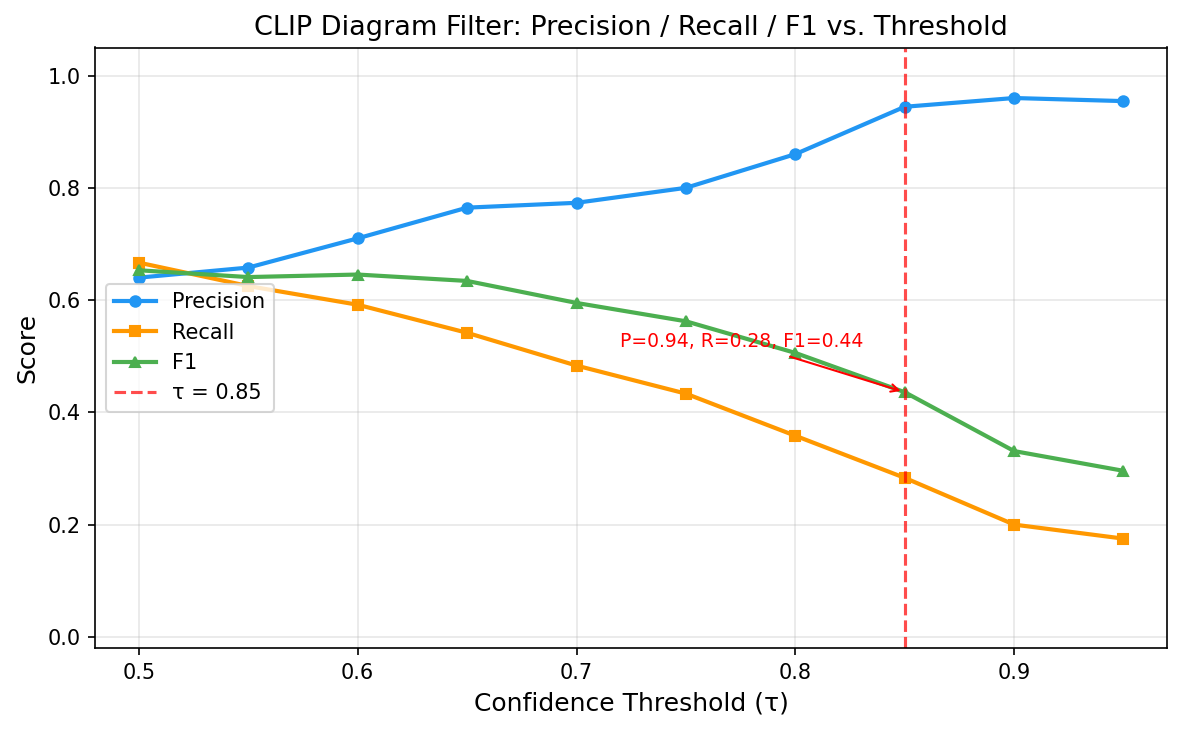

Source code (Python):
"""
[A2] CLIP Threshold Sensitivity Analysis.

Uses the annotated subset from [A1] to sweep the CLIP confidence threshold
and show how it affects precision/recall/F1 for the "diagram" class.

Outputs:
  - threshold_sweep.png   — P/R/F1 vs. threshold plot
  - threshold_table.json  — metrics at key thresholds
  - dataset_retention.json — extrapolated dataset-wide retention per threshold
  - report.txt            — human-readable summary

Usage:
    python threshold_sweep.py
"""

import json
import os
from pathlib import Path

import numpy as np

# ── Config ──────────────────────────────────────────────────────────────
SCRIPT_DIR = Path(__file__).parent
A1_DIR = SCRIPT_DIR.parent / "clip_router_audit"
SAMPLE_PATH = A1_DIR / "sample.jsonl"
ANNOTATIONS_PATH = A1_DIR / "annotations_tingwen.jsonl"

THRESHOLDS = np.arange(0.50, 0.96, 0.05).round(2).tolist()
KEY_THRESHOLDS = [0.50, 0.60, 0.70, 0.80, 0.85, 0.90, 0.95]

# Population counts per (type x confidence bin) from DuckDB — used to
# extrapolate dataset-wide retention. These come from sample.py output.
POPULATION = {
    "diagram": {
        "[0.50,0.60)": 8428, "[0.60,0.70)": 8056, "[0.70,0.80)": 9332,
        "[0.80,0.90)": 13036, "[0.90,1.00]": 48825,
    },
    "plot": {
        "[0.50,0.60)": 10979, "[0.60,0.70)": 12175, "[0.70,0.80)": 15704,
        "[0.80,0.90)": 26412, "[0.90,1.00]": 238029,
    },
    "photo": {
        "[0.50,0.60)": 4356, "[0.60,0.70)": 4830, "[0.70,0.80)": 6038,
        "[0.80,0.90)": 8932, "[0.90,1.00]": 25175,
    },
    "other": {
        "[0.50,0.60)": 2840, "[0.60,0.70)": 2832, "[0.70,0.80)": 3085,
        "[0.80,0.90)": 4170, "[0.90,1.00]": 6044,
    },
}

BIN_EDGES = [(0.50, 0.60), (0.60, 0.70), (0.70, 0.80), (0.80, 0.90), (0.90, 1.001)]
BIN_LABELS = ["[0.50,0.60)", "[0.60,0.70)", "[0.70,0.80)", "[0.80,0.90)", "[0.90,1.00]"]


# ── Load data ───────────────────────────────────────────────────────────
def load_data():
    """Load sample metadata and human annotations, return merged list."""
    # Load sample metadata
    meta = {}
    with open(SAMPLE_PATH) as f:
        for line in f:
            rec = json.loads(line)
            key = f"{rec['platform_id']}|{rec['figure_number']}"
            meta[key] = rec

    # Load human annotations
    annotations = {}
    with open(ANNOTATIONS_PATH) as f:
        for line in f:
            rec = json.loads(line)
            key = f"{rec['platform_id']}|{rec['figure_number']}"
            label = rec.get("label_tingwen", "").strip().lower()
            if label in ("diagram", "plot", "photo", "other"):
                annotations[key] = label

    # Merge
    data = []
    for key in meta:
        if key in annotations:
            m = meta[key]
            data.append({
                "clip_type": m["figure_type"],
                "clip_conf": m["confidence"],
                "confidence_bin": m["confidence_bin"],
                "human_label": annotations[key],
            })
    return data


# ── Metrics ─────────────────────────────────────────────────────────────
def compute_metrics_at_threshold(data, tau):
    """Compute diagram-filter metrics at a given threshold tau.
    Filter: CLIP says 'diagram' AND confidence >= tau."""
    tp = fp = fn = tn = 0
    for d in data:
        predicted_diagram = (d["clip_type"] == "diagram" and d["clip_conf"] >= tau)
        is_diagram = (d["human_label"] == "diagram")
        if predicted_diagram and is_diagram:
            tp += 1
        elif predicted_diagram and not is_diagram:
            fp += 1
        elif not predicted_diagram and is_diagram:
            fn += 1
        else:
            tn += 1

    precision = tp / (tp + fp) if (tp + fp) > 0 else 0.0
    recall = tp / (tp + fn) if (tp + fn) > 0 else 0.0
    f1 = 2 * precision * recall / (precision + recall) if (precision + recall) > 0 else 0.0

    return {
        "threshold": tau,
        "precision": round(precision, 4),
        "recall": round(recall, 4),
        "f1": round(f1, 4),
        "tp": tp, "fp": fp, "fn": fn, "tn": tn,
        "included": tp + fp,
    }


def estimate_dataset_retention(tau):
    """Estimate how many figures the dataset would retain at threshold tau.
    Only figures with clip_type='diagram' AND confidence >= tau are included."""
    retained = 0
    for bin_label, (lo, hi) in zip(BIN_LABELS, BIN_EDGES):
        if lo >= tau:
            # Entire bin is above threshold
            retained += POPULATION["diagram"][bin_label]
        elif hi > tau > lo:
            # Threshold falls within this bin — estimate proportionally
            frac = (hi - tau) / (hi - lo)
            retained += int(POPULATION["diagram"][bin_label] * frac)
    total_all = sum(v for cat in POPULATION.values() for v in cat.values())
    total_diagram = sum(POPULATION["diagram"].values())
    return {
        "threshold": tau,
        "estimated_diagrams_retained": retained,
        "total_clip_diagrams": total_diagram,
        "retention_pct": round(100 * retained / total_diagram, 1),
        "total_figures": total_all,
    }


# ── Plotting ────────────────────────────────────────────────────────────
def plot_sweep(results, save_path):
    try:
        import matplotlib
        matplotlib.use("Agg")
        import matplotlib.pyplot as plt
    except ImportError:
        print(f"matplotlib not available, skipping {save_path}")
        return

    taus = [r["threshold"] for r in results]
    prec = [r["precision"] for r in results]
    rec = [r["recall"] for r in results]
    f1s = [r["f1"] for r in results]

    fig, ax = plt.subplots(figsize=(8, 5))
    ax.plot(taus, prec, "o-", color="#2196F3", label="Precision", linewidth=2, markersize=5)
    ax.plot(taus, rec, "s-", color="#FF9800", label="Recall", linewidth=2, markersize=5)
    ax.plot(taus, f1s, "^-", color="#4CAF50", label="F1", linewidth=2, markersize=5)

    # Mark the chosen operating point
    ax.axvline(x=0.85, color="red", linestyle="--", linewidth=1.5, alpha=0.7, label="τ = 0.85")

    # Annotate P/R/F1 at 0.85
    idx_85 = next(i for i, r in enumerate(results) if r["threshold"] == 0.85)
    r85 = results[idx_85]
    ax.annotate(
        f"P={r85['precision']:.2f}, R={r85['recall']:.2f}, F1={r85['f1']:.2f}",
        xy=(0.85, r85["f1"]), xytext=(0.72, r85["f1"] + 0.08),
        arrowprops=dict(arrowstyle="->", color="red"),
        fontsize=9, color="red",
    )

    ax.set_xlabel("Confidence Threshold (τ)", fontsize=12)
    ax.set_ylabel("Score", fontsize=12)
    ax.set_title("CLIP Diagram Filter: Precision / Recall / F1 vs. Threshold", fontsize=13)
    ax.set_xlim(0.48, 0.97)
    ax.set_ylim(-0.02, 1.05)
    ax.legend(loc="center left", fontsize=10)
    ax.grid(True, alpha=0.3)

    fig.tight_layout()
    fig.savefig(save_path, dpi=150, bbox_inches="tight")
    plt.close(fig)
    print(f"Saved {save_path}")


# ── Main ────────────────────────────────────────────────────────────────
def main():
    data = load_data()
    print(f"Loaded {len(data)} annotated figures")

    # Sweep thresholds
    results = []
    for tau in THRESHOLDS:
        m = compute_metrics_at_threshold(data, tau)
        results.append(m)

    # Key threshold table
    key_results = [compute_metrics_at_threshold(data, tau) for tau in KEY_THRESHOLDS]

    # Dataset retention estimates
    retention = [estimate_dataset_retention(tau) for tau in KEY_THRESHOLDS]

    # Save threshold table
    table_path = SCRIPT_DIR / "threshold_table.json"
    with open(table_path, "w") as f:
        json.dump(key_results, f, indent=2)
    print(f"Saved {table_path}")

    # Save retention estimates
    retention_path = SCRIPT_DIR / "dataset_retention.json"
    with open(retention_path, "w") as f:
        json.dump(retention, f, indent=2)
    print(f"Saved {retention_path}")

    # Plot
    plot_sweep(results, SCRIPT_DIR / "threshold_sweep.png")

    # Report
    report_lines = []
    report_lines.append("=" * 60)
    report_lines.append("[A2] CLIP Threshold Sensitivity Analysis — Results")
    report_lines.append("=" * 60)
    report_lines.append(f"Based on {len(data)} annotated figures from [A1]")
    report_lines.append("")

    report_lines.append("--- Precision / Recall / F1 at Key Thresholds ---")
    report_lines.append(f"  {'τ':>6s}  {'Prec':>6s}  {'Rec':>6s}  {'F1':>6s}  {'TP':>4s}  {'FP':>4s}  {'FN':>4s}  {'Incl':>5s}")
    for r in key_results:
        report_lines.append(
            f"  {r['threshold']:6.2f}  {r['precision']:6.3f}  {r['recall']:6.3f}  {r['f1']:6.3f}"
            f"  {r['tp']:4d}  {r['fp']:4d}  {r['fn']:4d}  {r['included']:5d}"
        )

    report_lines.append("")
    report_lines.append("--- Estimated Dataset-Wide Retention ---")
    report_lines.append(f"  {'τ':>6s}  {'Diagrams':>10s}  {'of Total':>10s}  {'Retention':>10s}")
    for ret in retention:
        report_lines.append(
            f"  {ret['threshold']:6.2f}  {ret['estimated_diagrams_retained']:>10d}"
            f"  {ret['total_clip_diagrams']:>10d}"
            f"  {ret['retention_pct']:>9.1f}%"
        )

    report_lines.append("")
    report_lines.append("--- Summary ---")
    r85 = next(r for r in key_results if r["threshold"] == 0.85)
    ret85 = next(r for r in retention if r["threshold"] == 0.85)
    report_lines.append(f"At τ=0.85: Precision={r85['precision']:.3f}, Recall={r85['recall']:.3f}, F1={r85['f1']:.3f}")
    report_lines.append(f"Estimated diagrams retained: {ret85['estimated_diagrams_retained']:,} / {ret85['total_clip_diagrams']:,} ({ret85['retention_pct']}%)")

    report_path = SCRIPT_DIR / "report.txt"
    report_text = "\n".join(report_lines)
    with open(report_path, "w") as f:
        f.write(report_text + "\n")
    print(f"Saved {report_path}")
    print()
    print(report_text)


if __name__ == "__main__":
    main()
